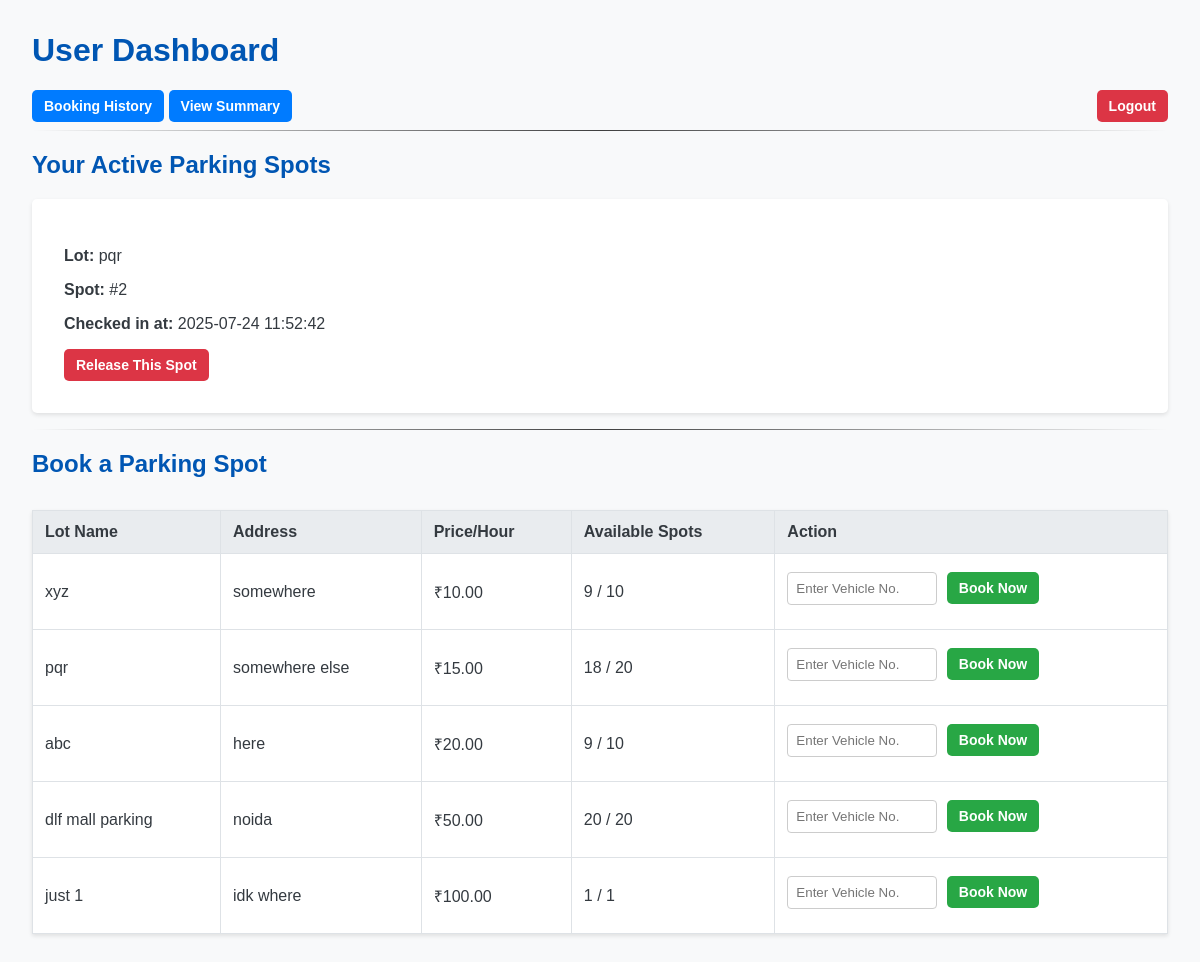
The app's page /dashboard (signed in) with its own data.
### models/models.py (models this page shows)
class Booking(db.Model):
    __tablename__ = 'bookings'
    id = db.Column(db.Integer, primary_key=True)
    vehicle_number = db.Column(db.String(20), nullable=False)
    check_in_time = db.Column(db.DateTime, nullable=False, default=datetime.utcnow)
    check_out_time = db.Column(db.DateTime, nullable=True)
    total_cost = db.Column(db.Float, nullable=True)
    user_id = db.Column(db.Integer, db.ForeignKey('users.id'), nullable=False)
    spot_id = db.Column(db.Integer, db.ForeignKey('parking_spots.id'), nullable=False)

class ParkingLot(db.Model):
    __tablename__ = 'parking_lots'
    id = db.Column(db.Integer, primary_key=True)
    name = db.Column(db.String(100), nullable=False)
    address = db.Column(db.String(200), nullable=False)
    pincode = db.Column(db.String(10), nullable=False)
    price_per_hour = db.Column(db.Float, nullable=False)
    capacity = db.Column(db.Integer, nullable=False)
    spots = db.relationship('ParkingSpot', backref='parking_lot', lazy=True, cascade="all, delete-orphan")

class ParkingSpot(db.Model):
    __tablename__ = 'parking_spots'
    id = db.Column(db.Integer, primary_key=True)
    spot_number = db.Column(db.Integer, nullable=False)
    status = db.Column(db.String(1), default='A', nullable=False)
    lot_id = db.Column(db.Integer, db.ForeignKey('parking_lots.id'), nullable=False)
    bookings = db.relationship('Booking', backref='parking_spot', lazy=True)

### app.py (the view)
@app.route('/dashboard')
def user_dashboard():
    user_id = session.get('user_id')
    if not user_id:
        return redirect(url_for('login'))
    active_bookings = Booking.query.filter_by(user_id=user_id, check_out_time=None).all()
    lots = ParkingLot.query.all()
    for lot in lots:
        lot.available_spots = ParkingSpot.query.filter_by(lot_id=lot.id, status='A').count()
    return render_template('user_dashboard.html', lots=lots, active_bookings=active_bookings)

### templates/user_dashboard.html (shortened to what this page needs)
<!DOCTYPE html>
<html lang="en">
<head>
    <link rel="stylesheet" href="{{ url_for('static', filename='css/styles.css') }}">
</head>
<body>
    <h1>User Dashboard</h1>
    <div>
        <a href ="{{ url_for('user_history') }}" class="btn btn-primary">Booking History</a>
        <a href="{{ url_for('user_charts') }}" class="btn btn-primary">View Summary</a>
        <a href="{{ url_for('logout') }}" class="btn btn-danger" style="float:right;">Logout</a>
    </div>
    <hr>
    <h2>Your Active Parking Spots</h2>
    {% if active_bookings %}
        {% for booking in active_bookings %}
        <div class="card-form" style="margin-bottom: 1em;">
            <p><strong>Lot:</strong> {{ booking.parking_spot.parking_lot.name }}</p>
            <p><strong>Spot:</strong> #{{ booking.parking_spot.spot_number }}</p>
            <p><strong>Checked in at:</strong> {{ booking.check_in_time.strftime('%Y-%m-%d %H:%M:%S') }}</p>
            <form action="{{ url_for('release_spot', booking_id=booking.id) }}" method="POST">
                <button type="submit" class="btn btn-danger">Release This Spot</button>
            </form>
        </div>
        {% endfor %}
    {% else %}
        <p>You have no active parking spots.</p>
    {% endif %}
    <hr>
    <h2>Book a Parking Spot</h2>
    <table>
        <thead>
            <tr>
                <th>Lot Name</th>
                <th>Address</th>
                <th>Price/Hour</th>
                <th>Available Spots</th>
                <th>Action</th>
            </tr>
        </thead>
        <tbody>
            {% for lot in lots %}
            <tr>
                <td>{{ lot.name }}</td>
                <td>{{ lot.address }}</td>
                <td>₹{{ '%.2f'|format(lot.price_per_hour) }}</td>
                <td>{{ lot.available_spots }} / {{ lot.capacity }}</td>
                <td>
                    {% if lot.available_spots > 0 %}
                        <form action="{{ url_for('book_spot', lot_id=lot.id) }}" method="POST">
                            <input type="text" name="vehicle_number" placeholder="Enter Vehicle No." required style="width: 150px; display: inline-block; margin-right: 5px;">
                            <button type="submit" class="btn btn-success">Book Now</button>
                        </form>
                    {% else %}
                        <button class="btn" disabled>Full</button>
                    {% endif %}
                </td>
            </tr>
            {% endfor %}
        </tbody>
    </table>
</body>
</html>

### static/css/styles.css (style rules this page uses)
body { font-family: sans-serif; margin: 2em; background-color: #f8f9fa; color: #343a40; }
h1, h2 { color: #0056b3; }
hr { border: 0; height: 1px; background-image: linear-gradient(to right, rgba(0, 0, 0, 0), rgba(0, 0, 0, 0.75), rgba(0, 0, 0, 0)); }
table { width: 100%; border-collapse: collapse; margin-top: 2em; background-color: white; box-shadow: 0 2px 4px rgba(0,0,0,0.1); }
th, td { border: 1px solid #dee2e6; padding: 12px; text-align: left; }
th { background-color: #e9ecef; }
.card-form { background-color: white; padding: 2em; border-radius: 5px; box-shadow: 0 2px 4px rgba(0,0,0,0.1); }
input[type="text"], input[type="number"], input[type="email"], input[type="password"] { width: 100%; padding: 8px; margin: 6px 0 12px 0; display: inline-block; border: 1px solid #ccc; border-radius: 4px; box-sizing: border-box; }
.btn { padding: 8px 12px; border-radius: 5px; border: none; cursor: pointer; font-weight: bold; color: white; text-decoration: none; font-size: 14px; display: inline-block; }
.btn-primary { background-color: #007bff; }
.btn-danger { background-color: #dc3545; }
.btn-success { background-color: #28a745; }

### records on screen
Booking: parking_spot.parking_lot.name "pqr", parking_spot.spot_number "2", check_in_time "2025-07-24 11:52:42"
ParkingLot: name "xyz", address "somewhere", price_per_hour "10.00", available_spots "9", capacity "10"
ParkingLot: name "pqr", address "somewhere else", price_per_hour "15.00", available_spots "18", capacity "20"
ParkingLot: name "abc", address "here", price_per_hour "20.00", available_spots "9", capacity "10"
ParkingLot: name "dlf mall parking", address "noida", price_per_hour "50.00", available_spots "20", capacity "20"
ParkingLot: name "just 1", address "idk where", price_per_hour "100.00", available_spots "1", capacity "1"
